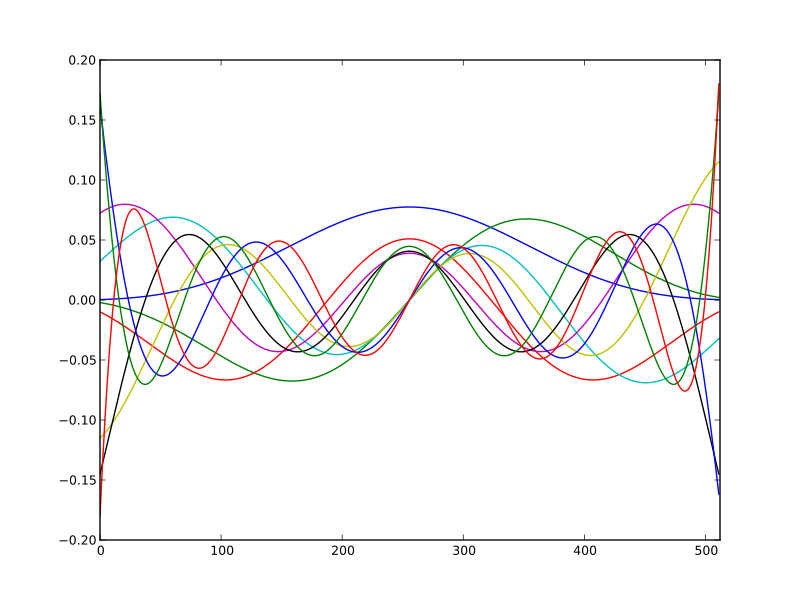

Write Python code to recreate this figure.
import matplotlib as mpl
mpl.rcParams['font.size'] = 9.0
import matplotlib.pyplot as plt
from mtspec import dpss

tapers, lamb, theta = dpss(512, 2.5, 10)

ax = plt.figure().add_subplot(111)
for i in xrange(10):
    ax.plot(tapers[:,i])
ax.set_xlim(0, len(tapers[:,0]))
